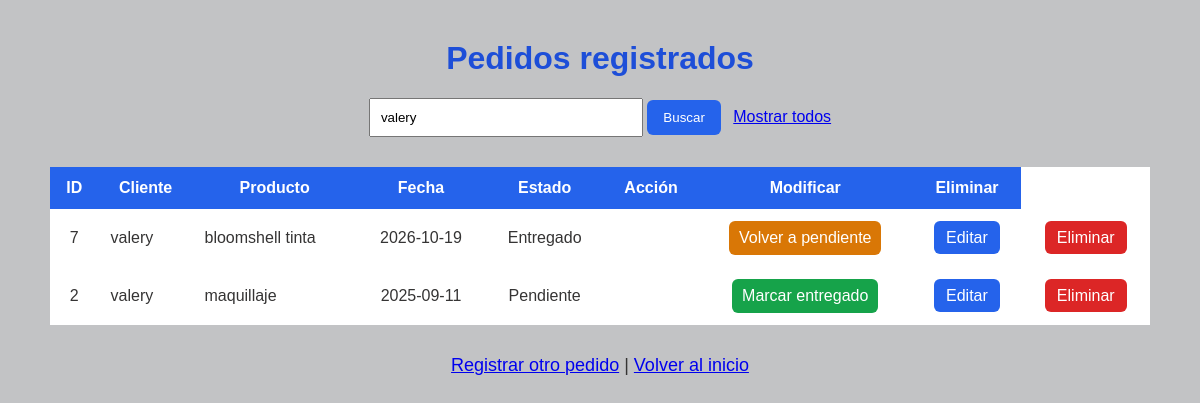
Page /listar.php?buscar=valery on the committed database.
### tables this page shows
CREATE TABLE `pedidos` (
  `id_pedido` int(11) NOT NULL,
  `id_cliente` int(11) NOT NULL,
  `producto` varchar(100) NOT NULL,
  `fecha` date NOT NULL,
  `estado` varchar(20) NOT NULL DEFAULT 'Pendiente'
);

CREATE TABLE `clientes` (
  `id_cliente` int(11) NOT NULL,
  `nombre` varchar(100) NOT NULL
);

### listar.php (the view, shortened to what this page needs)
<?php
require_once "conexion.php";
$busqueda = "";
$sql = "SELECT pedidos.id_pedido, clientes.nombre,
               pedidos.producto, pedidos.fecha, pedidos.estado
        FROM pedidos
        INNER JOIN clientes
        ON pedidos.id_cliente = clientes.id_cliente";
if (isset($_GET["buscar"])) {
    $busqueda = trim($_GET["buscar"]);
    $sql .= " WHERE clientes.nombre LIKE ?
              OR pedidos.producto LIKE ?";
    $consulta = $conexion->prepare(
        $sql . " ORDER BY pedidos.id_pedido DESC"
    );
    $texto = "%" . $busqueda . "%";
    $consulta->bind_param("ss", $texto, $texto);
    $consulta->execute();
    $resultado = $consulta->get_result();
} else {
    $sql .= " ORDER BY pedidos.id_pedido DESC";
    $resultado = $conexion->query($sql);
}
?>
<!DOCTYPE html>
<html lang="es">
<head>
    <link rel="stylesheet" href="css/estilos.css">
</head>
<body>
    <h1>Pedidos registrados</h1>
<form method="GET" action="listar.php"
      style="text-align: center; margin: 20px;">
    <input type="text" name="buscar"
           placeholder="Buscar cliente o producto"
           value="<?php echo htmlspecialchars($busqueda); ?>"
           style="padding: 10px; width: 250px; max-width: 90%;">
    <button type="submit"
            style="background-color: #2563eb; color: white; padding: 10px 16px; border: none; border-radius: 6px; cursor: pointer;">
        Buscar
    </button>
    <a href="listar.php" style="margin-left: 8px;">Mostrar todos</a>
</form>
    <div style="max-width: 1100px; margin: 30px auto; overflow-x: auto;">
        <table style="width: 100%; background: white; border-collapse: collapse;">
            <tr style="background-color: #2563eb; color: white;">
                <th style="padding: 12px;">ID</th>
                <th style="padding: 12px;">Cliente</th>
                <th style="padding: 12px;">Producto</th>
                <th style="padding: 12px;">Fecha</th>
                <th style="padding: 12px;">Estado</th>
                <th style="padding: 12px;">Acción</th>
                <th style="padding: 12px;">Modificar</th>
                <th style="padding: 12px;">Eliminar</th>
            </tr>
            <?php while ($fila = $resultado->fetch_assoc()): ?>
                <tr>
                    <td style="padding: 12px; text-align: center;">
                        <?php echo $fila["id_pedido"]; ?>
                    </td>
                    <td style="padding: 12px;">
                        <?php echo htmlspecialchars($fila["nombre"]); ?>
                    </td>
                    <td style="padding: 12px;">
                        <?php echo htmlspecialchars($fila["producto"]); ?>
                    </td>
                    <td style="padding: 12px; text-align: center;">
                        <?php echo $fila["fecha"]; ?>
                    </td>
                    <td style="padding: 12px; text-align: center;">
                        <?php echo htmlspecialchars($fila["estado"]); ?>
                    </td>
                    <td style="padding: 12px; text-align: center;">
<td style="padding: 12px; text-align: center;">
    <a href="cambiar_estado.php?id=<?php echo $fila['id_pedido']; ?>"
       style="background-color: <?php echo $fila['estado'] == 'Pendiente' ? '#16a34a' : '#d97706'; ?>; color: white; padding: 8px 10px; border-radius: 6px; text-decoration: none; display: inline-block; min-width: 130px; box-sizing: border-box;">
        <?php
        if ($fila['estado'] == 'Pendiente') {
            echo 'Marcar entregado';
        } else {
            echo 'Volver a pendiente';
        }
        ?>
    </a>
</td>
<td style="padding: 12px; text-align: center;">
    <a href="editar.php?id=<?php echo $fila["id_pedido"]; ?>"
       style="background-color: #2563eb; color: white; padding: 8px 12px; border-radius: 6px; text-decoration: none;">
        Editar
    </a>
</td>
<td style="padding: 12px; text-align: center;">
    <a href="eliminar.php?id=<?php echo $fila["id_pedido"]; ?>"
       onclick="return confirm('¿Estás seguro de que deseas eliminar este pedido?');"
       style="background-color: #dc2626; color: white; padding: 8px 12px; border-radius: 6px; text-decoration: none;">
        Eliminar
    </a>
</td>
                </tr>
            <?php endwhile; ?>
        </table>
    </div>
    <p>
        <a href="registrar.php">Registrar otro pedido</a>
        |
        <a href="index.php">Volver al inicio</a>
    </p>
</body>
</html>

### estilos.css (style rules this page uses)
body { font-family: Arial, sans-serif; background-color: #c2c3c5; margin: 0; padding: 0; color: #353434; }
h1 { color: #1d4ed8; text-align: center; margin-top: 40px; }
p { text-align: center; font-size: 18px; }

### rows in the picture
pedidos: id_pedido "7", id_cliente.nombre "valery", producto "bloomshell tinta", fecha "2026-10-19", estado "Entregado", shows "Volver a pendiente"
pedidos: id_pedido "2", id_cliente.nombre "valery", producto "maquillaje", fecha "2025-09-11", estado "Pendiente", shows "Marcar entregado"
